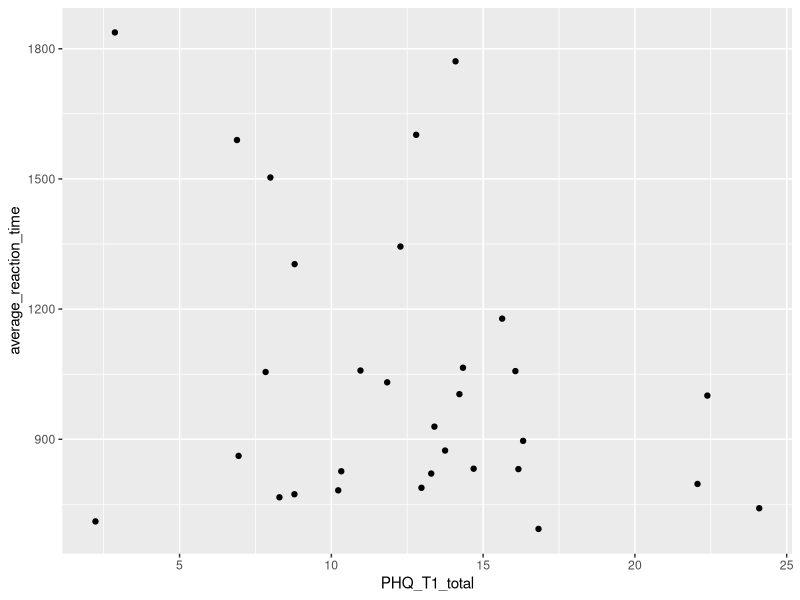
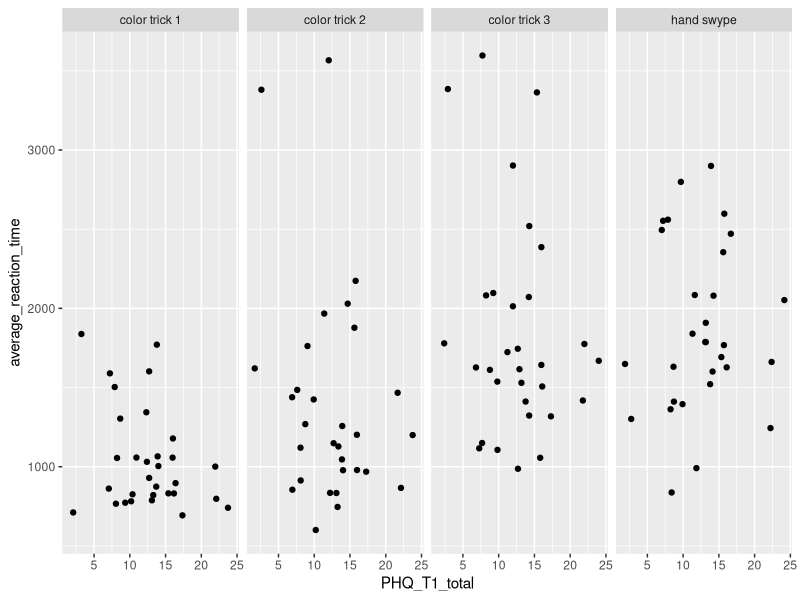
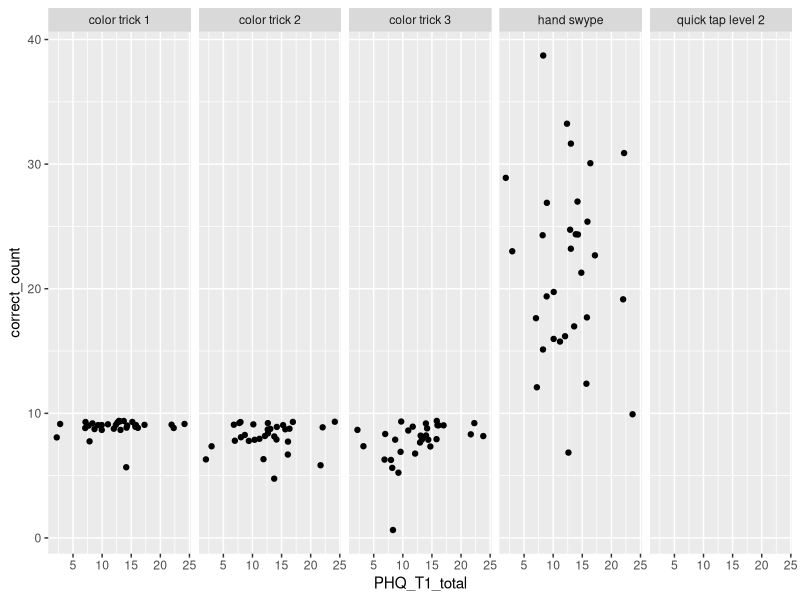
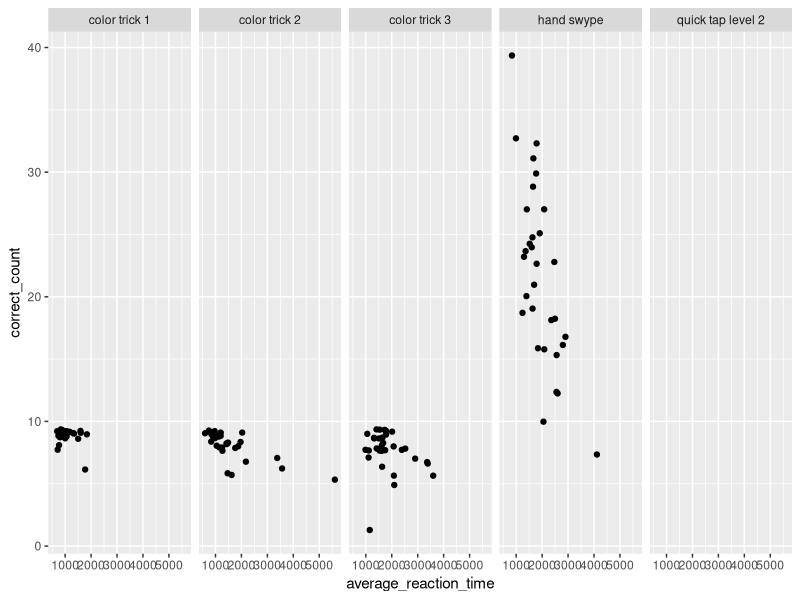

Generate these figures, in order, with R:
#I really want to see how the PHQ was calculated! Something is not making sense

library(tidyverse)

#Reading timepoints 1-6
R1<-read.csv("round1_updated.csv")
R2<-read.csv("round2_updated.csv")
R3<-read.csv("round3_updated.csv")
R4<-read.csv("round4_updated.csv")
R5<-read.csv("round5_updated.csv")
R6<-read.csv("round6_updated.csv")

#Deleting duplicate in R5

#Was at 1049 (16 duplicates)
nrow(R5)

#Can filter out using unique timestamp from csv file
R5<- R5%>%
  filter(level_start_timestamp != "2021-03-25T18:55:58.767Z")

#Now at 1033  
nrow(R5)

#This next step has multiple purposes. First, we are adding "semester" and "timepoint"
#variables to the dataset. Since "user1", "user2"... "usern" was used for both
#semesters, despite these representing different people, I created a new ID variable.
#For semester 1, it is the old ID +100; for semester 2, it is +200.
R1<-mutate(R1, semester=1, timepoint=1, ID = as.factor(as.numeric(gsub("user", "", userid))+100))
R2<-mutate(R2, semester=1, timepoint=2, ID = as.factor(as.numeric(gsub("user", "", userid))+100))
R3<-mutate(R3, semester=1, timepoint=3, ID = as.factor(as.numeric(gsub("user", "", userid))+100))
R4<-mutate(R4, semester=2, timepoint=1, ID = as.factor(as.numeric(gsub("user", "", userid))+200))
R5<-mutate(R5, semester=2, timepoint=2, ID = as.factor(as.numeric(gsub("user", "", userid))+200))
R6<-mutate(R6, semester=2, timepoint=3, ID = as.factor(as.numeric(gsub("user", "", userid))+200))

#Combining all six datasets
Full<-rbind(R1, R2, R3, R4, R5, R6)

#Ensuring the data looks correct and everything merged as expected
str(Full)

#We know that user40 was a test case, so this person needs to be removed
Full <- Full%>%
  filter(ID != 140)

#NeurUX data needs to be reformatted a bit before we can merge

IntKey <- read.csv("NeurUX.Intervention.Group.csv")

#One problem is that users get the same name across semesters. Need to manually fix this
sem1 <- c(22585580,
          22585581,
          22585582,
          22585583,
          22585586,
          22585588,
          22585591,
          22585592,
          22585593,
          22585594,
          22585596,
          22585597,
          22585599,
          22585600,
          22585601,
          22585604,
          22585606,
          22585609,
          22585610)
sem2 <- c(22585612,
          22585613,
          22585614,
          22585616,
          22585619,
          22585620,
          22585621,
          22585623,
          22585624,
          22585625,
          22585626,
          22585627,
          22585629,
          22585630)

IntKey <- mutate(IntKey, semester = case_when(Study.ID %in% sem1 ~ 1,
                                               Study.ID %in% sem2 ~ 2))
IntKey1 <-filter(IntKey, semester == 1)
IntKey1 <- mutate(IntKey1, ID = as.factor(as.numeric(gsub("user", "", NeurUX.ID))+100))

IntKey2 <-filter(IntKey, semester == 2)
IntKey2 <- mutate(IntKey2, ID = as.factor(as.numeric(gsub("user", "", NeurUX.ID))+200))

IntKey <-rbind(IntKey1, IntKey2)

view(IntKey)

#Can merge with NeurUX sheet to get control and intervention groups
Merge.1 <- merge(
                 x = Full,
                 y = IntKey,
                 by.x = "ID",
                 by.y = "ID"
)

#Trimming SMILE dataset so it only contains the variables we need

smile <- read.csv("SMILE full data 10 23 21_AARThesis_Deidentified_forNL.csv")

smile2 <- select(smile, StudyID_T1, PHQ_T1_total, PHQ_T2_total, PHQ_T3_total)

#Can now merge with SMILE data
Merge.2 <- merge(
                 x = Merge.1,
                 y = smile2,
                 by.x = "Study.ID",
                 by.y = "StudyID_T1"
)

view(Merge.2)

Scores<-filter(Merge.2, event_type == "scorecard")

Scores%>%
  filter(timepoint == 1)%>%
  filter(game_name =="color trick 1")%>%
  ggplot(aes(x = PHQ_T1_total, y = average_reaction_time))+
  geom_jitter()

Scores%>%
  filter(timepoint == 1)%>%
  filter(average_reaction_time < 4000)%>%
  ggplot(aes(x = PHQ_T1_total, y = average_reaction_time))+
  geom_jitter()+
  facet_grid(.~game_name)

Scores%>%
  filter(timepoint == 1)%>%
  ggplot(aes(x = PHQ_T1_total, y = correct_count))+
  geom_jitter()+
  facet_grid(.~game_name)

Scores%>%
  filter(timepoint == 1)%>%
  ggplot(aes(x = average_reaction_time, y = correct_count))+
  geom_jitter()+
  facet_grid(.~game_name)

Scores%>%
  filter(timepoint == 1)%>%
  filter(average_reaction_time < 4000)%>%
  group_by(game_name)%>%
  summarize(corr_RT = cor(PHQ_T1_total, average_reaction_time),
            corr_right = cor(PHQ_T1_total, correct_count))

#Making timepoint into a factor for later use
Full$tp_fac <- ordered(Full$timepoint,
                       levels = c(1, 2, 3),
                       labels = c("Time 1", "Time 2", "Time 3")
)
